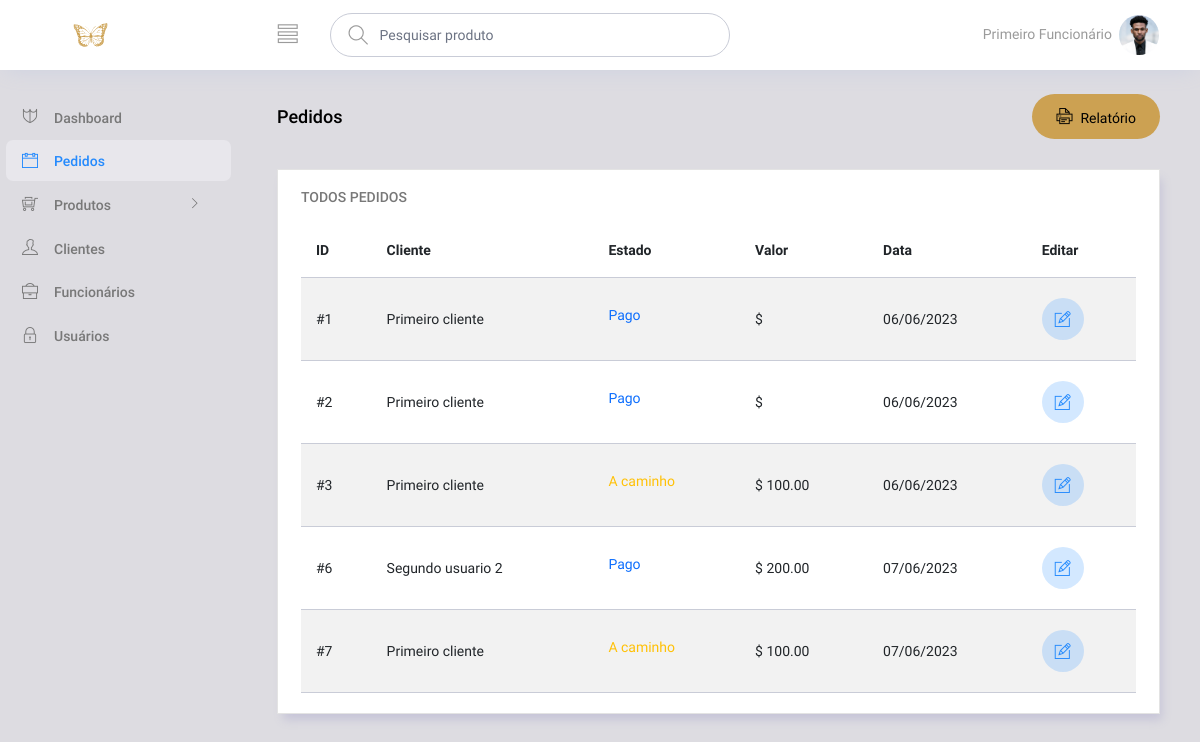
The app's page /admin/pedidos.php (signed in) with its own data.
### tables this page shows
CREATE TABLE `funcionarios` (
  `id_funcionario` int(11) NOT NULL,
  `nome_funcionario` varchar(100) NOT NULL,
  `foto_funcionario` varchar(200) DEFAULT NULL,
  `telefone_funcionario` varchar(20) NOT NULL,
  `email_funcionario` varchar(100) NOT NULL,
  `salario_funcionario` decimal(10,2) DEFAULT NULL,
  `endereco_funcionario` varchar(200) NOT NULL,
  `cargo_id` int(11) NOT NULL
);

CREATE TABLE `pedidos` (
  `id_pedido` int(11) NOT NULL,
  `cliente_id` int(11) NOT NULL,
  `funcionario_id` int(11) DEFAULT NULL,
  `data_pedido` date NOT NULL DEFAULT current_timestamp(),
  `endereco_entrega` varchar(200) DEFAULT NULL,
  `estado_pedido` enum('PAGO','A_CAMINHO','ENTREGUE','CANCELADO') NOT NULL DEFAULT 'PAGO',
  `valor_total` decimal(10,2) DEFAULT NULL
);

CREATE TABLE `clientes` (
  `id_cliente` int(11) NOT NULL,
  `nome_cliente` varchar(100) DEFAULT NULL,
  `telefone_cliente` varchar(20) NOT NULL,
  `email_cliente` varchar(100) DEFAULT NULL,
  `endereco_cliente` varchar(200) NOT NULL,
  `senha_cliente` varchar(100) DEFAULT NULL
);

### admin/pedidos.php (the view, shortened to what this page needs)
<?php
require("./actions/connection.php");
require("./utils/show_status.php");
$query = $connection->prepare("SELECT pedidos.*, clientes.nome_cliente FROM pedidos JOIN clientes ON pedidos.cliente_id = clientes.id_cliente");
$query->execute();
$pedidos = $query->fetchAll(PDO::FETCH_ASSOC);
?>
<!DOCTYPE html>
<html lang="en">
<head>
  <link rel="stylesheet" href="vendors/ti-icons/css/themify-icons.css" />
  <link rel="stylesheet" href="vendors/base/vendor.bundle.base.css" />
  <link rel="stylesheet" href="css/style.css" />
</head>
<body>
  <div class="container-scroller">
    <?php
    require_once("./partials/_navbar.php");
    ?>
    <div class="container-fluid page-body-wrapper">
      <?php
      require_once("./partials/_sidebar.php");
      ?>
      <div class="main-panel">
        <div class="content-wrapper">
          <div class="row">
            <div class="col-md-12 grid-margin">
              <div class="d-flex justify-content-between align-items-center">
                <div>
                  <h4 class="font-weight-bold mb-0">Pedidos</h4>
                </div>
                <div>
                  <button type="button" style="background-color: #cca152; border: none;" onclick="imprimirRecibo()" class="btn btn-primary btn-icon-text btn-rounded">
                    <i class="ti-printer btn-icon-prepend"></i>Relatório
                  </button>
                </div>
              </div>
            </div>
          </div>
          <div class="col-lg-12 grid-margin stretch-card">
            <div class="card">
              <div class="card-body">
                <h4 class="card-title">Todos pedidos</h4>
                <div class="table-responsive">
                  <table class="table table-striped" id="imprimir">
                    <thead>
                      <tr>
                        <th>
                          ID
                        </th>
                        <th>
                          Cliente
                        </th>
                        <th>
                          Estado
                        </th>
                        <th>
                          Valor
                        </th>
                        <th>
                          Data
                        </th>
                        <th>
                          Editar
                        </th>
                      </tr>
                    </thead>
                    <tbody>
                      <?php
                      for ($i = 0; $i < sizeof($pedidos); $i++) :
                        $actualPedido = $pedidos[$i];
                        $dataFormatada = date("d/m/Y", strtotime($actualPedido["data_pedido"]));
                      ?>
                        <tr>
                          <td class="py-1">
                            #<?php echo $actualPedido["id_pedido"] ?>
                          </td>
                          <td class="py-1">
                            <?php echo $actualPedido["nome_cliente"] ?>
                          </td>
                          <td>
                            <?php show_status($actualPedido["estado_pedido"]); ?>
                          </td>
                          <td>
                            $ <?php echo $actualPedido["valor_total"] ?>
                          </td>
                          <td>
                            <?php echo $dataFormatada ?>
                          </td>
                          <td>
                            <a href="./editar_pedido.php?id_pedido=<?php echo $actualPedido["id_pedido"] ?>">
                              <button type="button" class="btn btn-inverse-primary btn-rounded btn-icon">
                                <i class="ti-pencil-alt"></i>
                              </button>
                            </a>
                          </td>
                        </tr>
                      <?php endfor ?>
                    </tbody>
                  </table>
                </div>
              </div>
            </div>
          </div>
        </div>
      </div>
    </div>
  </div>
</body>
</html>

### admin/partials/_navbar.php (shortened to what this page needs)
<?php
require("./actions/connection.php");
if (isset($_SESSION["usuario"]) && is_array($_SESSION["usuario"])) {
  $funcionario_id = $_SESSION["usuario"][3];
  $query = $connection->prepare("SELECT * FROM funcionarios WHERE id_funcionario = ?");
  $query->execute(array($funcionario_id));
  $funcionario = $query->fetchAll(PDO::FETCH_ASSOC)[0];
} else {
  echo "<script>window.location = './login.php'</script>";
}
?>
<nav class="navbar col-lg-12 col-12 p-0 fixed-top d-flex flex-row">
      <div class="text-center navbar-brand-wrapper d-flex align-items-center justify-content-center">
        <a class="navbar-brand brand-logo me-5" href="index.php"><img src="images/logo.svg" class="me-2" alt="logo"/></a>
      </div>
      <div class="navbar-menu-wrapper d-flex align-items-center justify-content-end">
        <button class="navbar-toggler navbar-toggler align-self-center" type="button" data-toggle="minimize">
          <span class="ti-view-list"></span>
        </button>
        <ul class="navbar-nav mr-lg-2">
          <li class="nav-item nav-search d-none d-lg-block">
            <form method="get" action="./produtos.php" class="input-group">
              <div class="input-group-prepend hover-cursor" id="navbar-search-icon">
                <span class="input-group-text" id="search">
                  <i class="ti-search"></i>
                </span>
              </div>
              <input type="search" name="pesquisa" required minlength="3" class="form-control" id="navbar-search-input" placeholder="Pesquisar produto" aria-label="search" aria-describedby="search">
            </form>
          </li>
        </ul>
        <ul class="navbar-nav navbar-nav-right">
          <li class="nav-item dropdown me-1">
            <?php echo $funcionario["nome_funcionario"] ?>
          </li>
          <li class="nav-item nav-profile dropdown">
            <a class="nav-link dropdown-toggle" href="#" data-bs-toggle="dropdown" id="profileDropdown">
              <img src="./fotos_funcionarios/<?php echo $funcionario["foto_funcionario"] ?>" alt="profile"/>
            </a>
          </li>
        </ul>
      </div>
    </nav>

### admin/utils/show_status.php (shortened to what this page needs)
<?php
  function show_status($status_pedido){
    switch ($status_pedido) {
      case 'A_CAMINHO':
        echo "<p class='text-warning'>A caminho</p>";
        break;
      default:
        echo "<p class='text-primary'>Pago</p>";
        break;
    }
  }
?>

### records on screen
funcionarios: nome_funcionario "Primeiro Funcionário", foto_funcionario (picture)
pedidos: id_pedido "1", cliente.nome_cliente "Primeiro cliente", estado_pedido "Pago", data_pedido "06/06/2023"
pedidos: id_pedido "2", cliente.nome_cliente "Primeiro cliente", estado_pedido "Pago", data_pedido "06/06/2023"
pedidos: id_pedido "3", cliente.nome_cliente "Primeiro cliente", estado_pedido "A caminho", valor_total "100.00", data_pedido "06/06/2023"
pedidos: id_pedido "6", cliente.nome_cliente "Segundo usuario 2", estado_pedido "Pago", valor_total "200.00", data_pedido "07/06/2023"
pedidos: id_pedido "7", cliente.nome_cliente "Primeiro cliente", estado_pedido "A caminho", valor_total "100.00", data_pedido "07/06/2023"
